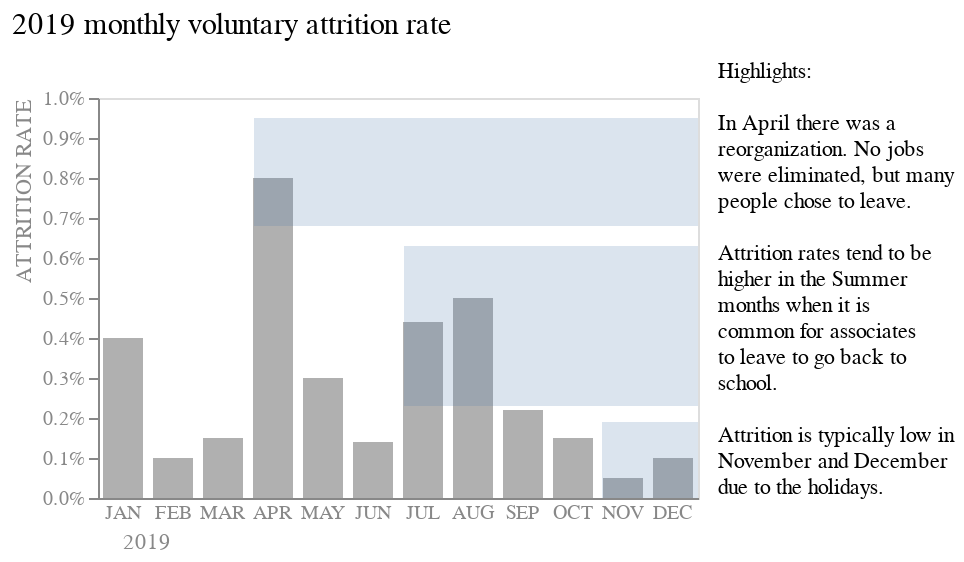

This figure's notebook cell:
### Markdown cell above
#### Enclosure

The "Enclosure Principle" says simply that, when objects are enclosed together, we perceive them as belonging to the same group.

Attempting to combine charts using the expression `(bar | text) + rect_nov_dec + rect_summer + rect_april` results in an error: "Concatenated charts cannot be layered. Instead, layer the charts before concatenating." The most straightforward way to solve this is to add the text to the bar using `bar + text`, but doing so means assigning another position (dx, dy) to the text.

### Code cell
text_enclosure = alt.Chart(
    {"values": [{"text":  ['Highlights:', 
         ' ',
         'In April there was a', 'reorganization. No jobs', 'were eliminated, but many', 'people chose to leave.', 
         ' ',
         'Attrition rates tend to be', 'higher in the Summer',  'months when it is', 
         'common for associates',
         'to leave to go back to', 
         'school.',
         ' ',
         'Attrition is typically low in', 'November and December', 'due to the holidays.']}]}
).mark_text(size = 11, align = "left", dx = 160, dy = -113).encode(
    text = "text:N"
)

rect_nov_dec = alt.Chart(pd.DataFrame({'y': [0], 'y2':[0.0019], 'x': [10], 'x2': [8.4] })).mark_rect(opacity = 0.2).encode(
   y = 'y', y2 = 'y2', x = alt.X('x', axis = None), x2 = 'x2'
)

rect_summer = alt.Chart(pd.DataFrame({'y': [0.0023], 'y2':[0.0063], 'x': [10], 'x2': [5.1] })).mark_rect(opacity = 0.2).encode(
   y = 'y', y2 = 'y2', x = alt.X('x', axis = None), x2 = 'x2'
)

rect_april = alt.Chart(pd.DataFrame({'y': [0.0068], 'y2':[0.0095], 'x': [10], 'x2': [2.6] })).mark_rect(opacity = 0.2).encode(
   y = 'y', y2 = 'y2', x = alt.X('x', axis = None), x2 = 'x2'
)

bar + text_enclosure + rect_nov_dec + rect_summer + rect_april

### Figure 1 — Vega-Lite specification as saved in the notebook (floating-point values rounded to 4 significant figures)
{"config": {"view": {"continuousWidth": 300, "continuousHeight": 300}}, "layer": [{"data": {"name": "data-0f748d12b71fa1969f524ef0b4d050d0"}, "mark": {"type": "bar", "color": "#b0b0b0", "size": 20}, "encoding": {"x": {"axis": {"labelAngle": 0, "labelColor": "#888888", "ticks": false, "titleAnchor": "start", "titleColor": "#888888", "titleFontWeight": "normal", "titleX": 12}, "field": "Date", "sort": null, "title": "2019", "type": "nominal"}, "y": {"axis": {"format": "%", "grid": false, "labelColor": "#888888", "tickCount": 10, "titleAnchor": "end", "titleColor": "#888888", "titleFontWeight": "normal"}, "field": "Rate", "scale": {"domain": [0, 0.01]}, "title": "ATTRITION RATE", "type": "quantitative"}}, "title": {"text": "2019 monthly voluntary attrition rate", "anchor": "start", "fontSize": 15, "fontWeight": "normal", "offset": 10}}, {"data": {"name": "data-c2d1f9b053875a01285743790ea52a99"}, "mark": {"type": "text", "align": "left", "dx": 160, "dy": -113, "size": 11}, "encoding": {"text": {"field": "text", "type": "nominal"}}}, {"data": {"name": "data-230ce528c836f5854dc0853798cd05e3"}, "mark": {"type": "rect", "opacity": 0.2}, "encoding": {"x": {"axis": null, "field": "x", "type": "quantitative"}, "x2": {"field": "x2"}, "y": {"field": "y", "type": "quantitative"}, "y2": {"field": "y2"}}}, {"data": {"name": "data-a38ac05592537fcdcb85945b263fa707"}, "mark": {"type": "rect", "opacity": 0.2}, "encoding": {"x": {"axis": null, "field": "x", "type": "quantitative"}, "x2": {"field": "x2"}, "y": {"field": "y", "type": "quantitative"}, "y2": {"field": "y2"}}}, {"data": {"name": "data-e9eddaccc3eb941d707590eb1ccec00a"}, "mark": {"type": "rect", "opacity": 0.2}, "encoding": {"x": {"axis": null, "field": "x", "type": "quantitative"}, "x2": {"field": "x2"}, "y": {"field": "y", "type": "quantitative"}, "y2": {"field": "y2"}}}], "height": 200, "width": 300, "$schema": "https://vega.github.io/schema/vega-lite/v5.15.1.json", "datasets": {"data-0f748d12b71fa1969f524ef0b4d050d0": [{"Date": "JAN", "Rate": 0.004, "# exits": 120}, {"Date": "FEB", "Rate": 0.001, "# exits": 30}, {"Date": "MAR", "Rate": 0.0015, "# exits": 45}, {"Date": "APR", "Rate": 0.008, "# exits": 240}, {"Date": "MAY", "Rate": 0.003, "# exits": 90}, {"Date": "JUN", "Rate": 0.0014, "# exits": 42}, {"Date": "JUL", "Rate": 0.0044, "# exits": 132}, {"Date": "AUG", "Rate": 0.005, "# exits": 150}, {"Date": "SEP", "Rate": 0.0022, "# exits": 66}, {"Date": "OCT", "Rate": 0.0015, "# exits": 45}, {"Date": "NOV", "Rate": 0.0005, "# exits": 15}, {"Date": "DEC", "Rate": 0.001, "# exits": 30}], "data-c2d1f9b053875a01285743790ea52a99": [{"text": ["Highlights:", " ", "In April there was a", "reorganization. No jobs", "were eliminated, but many", "people chose to leave.", " ", "Attrition rates tend to be", "higher in the Summer", "months when it is", "common for associates", "to leave to go back to", "school.", " ", "Attrition is typically low in", "November and December", "due to the holidays."]}], "data-230ce528c836f5854dc0853798cd05e3": [{"y": 0, "y2": 0.0019, "x": 10, "x2": 8.4}], "data-a38ac05592537fcdcb85945b263fa707": [{"y": 0.0023, "y2": 0.0063, "x": 10, "x2": 5.1}], "data-e9eddaccc3eb941d707590eb1ccec00a": [{"y": 0.0068, "y2": 0.0095, "x": 10, "x2": 2.6}]}}
